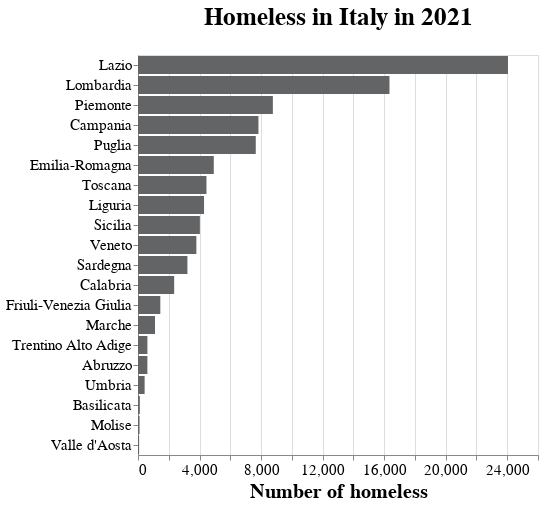

This figure's notebook cell:
### Markdown cell above
# Focus on the key message

### Code cell
df_tot['Territory'] = df_tot['Territory'].str.replace('Trentino-Alto Adige/Südtirol','Trentino Alto Adige')

chart = alt.Chart(df_tot).mark_bar(color=color).encode(
    y = alt.Y('Territory:N', sort='-x', axis=alt.Axis(title='')),
    x = alt.X('Value:Q', axis=alt.Axis(title='Number of homeless')),
   
).properties(title='Homeless in Italy in 2021')

configure_layout(chart)

### Figure 1 — Vega-Lite specification as saved in the notebook (floating-point values rounded to 4 significant figures)
{"config": {"view": {"continuousWidth": 400, "continuousHeight": 300}, "axis": {"labelFontSize": 15, "titleFontSize": 20}, "legend": {"labelFontSize": 15, "titleFontSize": 20}, "title": {"fontSize": 25, "offset": 25}}, "data": {"name": "data-e1f042bb29ef9eb76753dfceac8823e4"}, "mark": {"type": "bar", "color": "#636466"}, "encoding": {"x": {"axis": {"title": "Number of homeless"}, "field": "Value", "type": "quantitative"}, "y": {"axis": {"title": ""}, "field": "Territory", "sort": "-x", "type": "nominal"}}, "title": "Homeless in Italy in 2021", "$schema": "https://vega.github.io/schema/vega-lite/v4.17.0.json", "datasets": {"data-e1f042bb29ef9eb76753dfceac8823e4": [{"ITTER107": "ITC1", "Territory": "Piemonte", "Sex": "T", "Age": "TOTAL", "Citizenship": "TOTAL", "Value": 8766}, {"ITTER107": "ITC2", "Territory": "Valle d'Aosta", "Sex": "T", "Age": "TOTAL", "Citizenship": "TOTAL", "Value": 73}, {"ITTER107": "ITC3", "Territory": "Liguria", "Sex": "T", "Age": "TOTAL", "Citizenship": "TOTAL", "Value": 4293}, {"ITTER107": "ITC4", "Territory": "Lombardia", "Sex": "T", "Age": "TOTAL", "Citizenship": "TOTAL", "Value": 16346}, {"ITTER107": "ITDA", "Territory": "Trentino Alto Adige", "Sex": "T", "Age": "TOTAL", "Citizenship": "TOTAL", "Value": 612}, {"ITTER107": "ITD3", "Territory": "Veneto", "Sex": "T", "Age": "TOTAL", "Citizenship": "TOTAL", "Value": 3794}, {"ITTER107": "ITD4", "Territory": "Friuli-Venezia Giulia", "Sex": "T", "Age": "TOTAL", "Citizenship": "TOTAL", "Value": 1451}, {"ITTER107": "ITD5", "Territory": "Emilia-Romagna", "Sex": "T", "Age": "TOTAL", "Citizenship": "TOTAL", "Value": 4926}, {"ITTER107": "ITE1", "Territory": "Toscana", "Sex": "T", "Age": "TOTAL", "Citizenship": "TOTAL", "Value": 4450}, {"ITTER107": "ITE2", "Territory": "Umbria", "Sex": "T", "Age": "TOTAL", "Citizenship": "TOTAL", "Value": 431}, {"ITTER107": "ITE3", "Territory": "Marche", "Sex": "T", "Age": "TOTAL", "Citizenship": "TOTAL", "Value": 1107}, {"ITTER107": "ITE4", "Territory": "Lazio", "Sex": "T", "Age": "TOTAL", "Citizenship": "TOTAL", "Value": 24049}, {"ITTER107": "ITF1", "Territory": "Abruzzo", "Sex": "T", "Age": "TOTAL", "Citizenship": "TOTAL", "Value": 610}, {"ITTER107": "ITF2", "Territory": "Molise", "Sex": "T", "Age": "TOTAL", "Citizenship": "TOTAL", "Value": 101}, {"ITTER107": "ITF3", "Territory": "Campania", "Sex": "T", "Age": "TOTAL", "Citizenship": "TOTAL", "Value": 7828}, {"ITTER107": "ITF4", "Territory": "Puglia", "Sex": "T", "Age": "TOTAL", "Citizenship": "TOTAL", "Value": 7655}, {"ITTER107": "ITF5", "Territory": "Basilicata", "Sex": "T", "Age": "TOTAL", "Citizenship": "TOTAL", "Value": 119}, {"ITTER107": "ITF6", "Territory": "Calabria", "Sex": "T", "Age": "TOTAL", "Citizenship": "TOTAL", "Value": 2351}, {"ITTER107": "ITG1", "Territory": "Sicilia", "Sex": "T", "Age": "TOTAL", "Citizenship": "TOTAL", "Value": 4023}, {"ITTER107": "ITG2", "Territory": "Sardegna", "Sex": "T", "Age": "TOTAL", "Citizenship": "TOTAL", "Value": 3212}]}}
